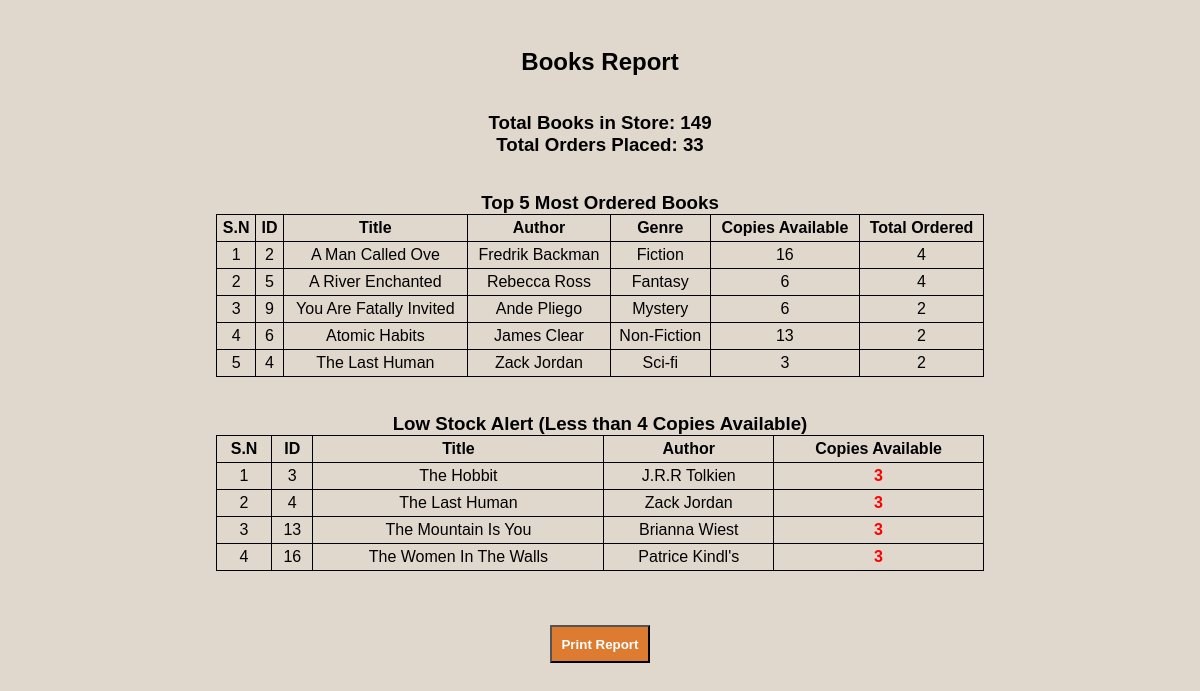
/admin/bookreport.php, run on the app's committed database.
### tables this page shows
CREATE TABLE `tbl_books` (
  `id` int(10) UNSIGNED NOT NULL,
  `title` varchar(255) NOT NULL,
  `author` varchar(255) NOT NULL,
  `description` text NOT NULL,
  `genre_id` int(11) NOT NULL,
  `price` decimal(10,0) NOT NULL,
  `image_name` varchar(255) NOT NULL,
  `copies_available` int(11) NOT NULL,
  `active` varchar(10) NOT NULL
);

CREATE TABLE `tbl_genre` (
  `id` int(10) UNSIGNED NOT NULL,
  `title` varchar(150) NOT NULL,
  `active` varchar(10) NOT NULL
);

### admin/bookreport.php (the view, shortened to what this page needs)
<?php include('../config/constants.php'); ?>
<?php
  $i = 1;
  $sql_most_ordered = "SELECT b.id, b.title, b.author, g.title AS genre, b.copies_available,
                               SUM(CAST(o.quantity AS UNSIGNED)) AS total_ordered
                        FROM tbl_books b
                        INNER JOIN tbl_genre g ON b.genre_id = g.id
                        INNER JOIN tbl_order o ON FIND_IN_SET(b.title, o.orders) > 0
                        GROUP BY b.id
                        HAVING total_ordered > 0
                        ORDER BY total_ordered DESC
                        LIMIT 5";
  $res_most_ordered = mysqli_query($conn, $sql_most_ordered);
  $sql_total_books = "SELECT SUM(copies_available) AS total_books FROM tbl_books";
  $res_total_books = mysqli_query($conn, $sql_total_books);
  $total_books = mysqli_fetch_assoc($res_total_books)['total_books'];
  $sql_total_orders = "SELECT SUM(
      IF(LOCATE(',', quantity) > 0,
         (LENGTH(quantity) - LENGTH(REPLACE(quantity, ',', '')) + 1),
         CAST(quantity AS UNSIGNED))
  ) AS total_orders FROM tbl_order WHERE quantity IS NOT NULL AND TRIM(quantity) <> ''";
  $res_total_orders = mysqli_query($conn, $sql_total_orders);
  $total_orders = mysqli_fetch_assoc($res_total_orders)['total_orders'];
  $sql_low_stock = "SELECT id, title, author, copies_available FROM tbl_books WHERE copies_available < 4";
  $res_low_stock = mysqli_query($conn, $sql_low_stock);
?>
<!DOCTYPE html>
<html lang="en">
<head>
    <link rel="stylesheet" href="../css/admin.css">
</head>
<body>
    <div class="main-content text-center">
        <div class="wrapper">
            <h2><b>Books Report</b></h2>
            <br><br>
            <h3>Total Books in Store: <?php echo $total_books; ?></h3>
            <h3>Total Orders Placed: <?php echo $total_orders; ?></h3>
            <br><br>
            <h3>Top 5 Most Ordered Books</h3>
            <table class="tbl-80">
                <tr>
                    <th>S.N</th>
                    <th>ID</th>
                    <th>Title</th>
                    <th>Author</th>
                    <th>Genre</th>
                    <th>Copies Available</th>
                    <th>Total Ordered</th>
                </tr>
                <?php if(mysqli_num_rows($res_most_ordered) > 0) { ?>
                    <?php while($row = mysqli_fetch_assoc($res_most_ordered)) { ?>
                        <tr>
                            <td><?php echo $i++; ?></td>
                            <td><?php echo $row['id']; ?></td>
                            <td><?php echo $row['title']; ?></td>
                            <td><?php echo $row['author']; ?></td>
                            <td><?php echo $row['genre']; ?></td>
                            <td><?php echo $row['copies_available']; ?></td>
                            <td><?php echo $row['total_ordered']; ?></td>
                        </tr>
                    <?php } ?>
                <?php } else { ?>
                    <tr>
                        <td colspan='7' class='text-center'><strong>No Orders Found</strong></td>
                    </tr>
                <?php } ?>
            </table>
            <br><br>
            <h3>Low Stock Alert (Less than 4 Copies Available)</h3>
            <table class="tbl-80">
                <tr>
                    <th>S.N</th>
                    <th>ID</th>
                    <th>Title</th>
                    <th>Author</th>
                    <th>Copies Available</th>
                </tr>
                <?php $i = 1; ?>
                <?php if(mysqli_num_rows($res_low_stock) > 0) { ?>
                    <?php while($row = mysqli_fetch_assoc($res_low_stock)) { ?>
                        <tr>
                            <td><?php echo $i++; ?></td>
                            <td><?php echo $row['id']; ?></td>
                            <td><?php echo $row['title']; ?></td>
                            <td><?php echo $row['author']; ?></td>
                            <td style="color: red; font-weight: bold;"><?php echo $row['copies_available']; ?></td>
                        </tr>
                    <?php } ?>
                <?php } else { ?>
                    <tr>
                        <td colspan='5' class='text-center'><strong>No Low Stock Books</strong></td>
                    </tr>
                <?php } ?>
            </table>
            <br><br><br>
            <form>
                <button type="button" class="no-print btn-report" onclick="window.print()">Print Report</button>
            </form>
            <br><br>
       </div>
    </div>
</body>
</html>

### css/admin.css (style rules this page uses)
* { margin: 0; padding: 0; font-family: Arial, Helvetica, sans-serif; }
.wrapper { padding: 1%; width: 80%; margin: 0 auto; }
.text-center { text-align: center; }
.tbl-80 { width: 80%; padding-left: 20%; border-collapse: collapse; margin-left: auto; margin-right: auto; }
.tbl-80 th, .tbl-80 td { border: 1px solid black; padding: 4px; text-align: center; }
table tr th { border-bottom: 1px solid black; padding: 1%; text-align: left; }
table tr td { padding: 1%; }
.btn-report { background-color: #dd7b30; padding: 1%; color: white; text-decoration: none; font-weight: bold; display: inline-table; }
.main-content { background-color:#e0d7cd ; padding: 3% 0; }

### data on the page
tbl_books: id "2", title "A Man Called Ove", author "Fredrik Backman", genre.title "Fiction", copies_available "16", total_ordered "4"
tbl_books: id "5", title "A River Enchanted", author "Rebecca Ross", genre.title "Fantasy", copies_available "6", total_ordered "4"
tbl_books: id "9", title "You Are Fatally Invited", author "Ande Pliego", genre.title "Mystery", copies_available "6", total_ordered "2"
tbl_books: id "6", title "Atomic Habits", author "James Clear", genre.title "Non-Fiction", copies_available "13", total_ordered "2"
tbl_books: id "4", title "The Last Human", author "Zack Jordan", genre.title "Sci-fi", copies_available "3", total_ordered "2"
tbl_books: id "3", title "The Hobbit", author "J.R.R Tolkien", copies_available "3"
tbl_books: id "13", title "The Mountain Is You", author "Brianna Wiest", copies_available "3"
tbl_books: id "16", title "The Women In The Walls", author "Patrice Kindl's", copies_available "3"

### other printed values
$total_books "149"
$total_orders "33"
